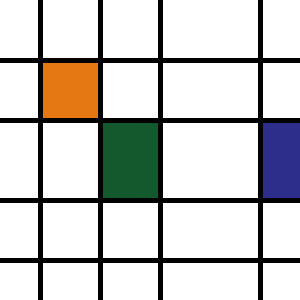
Frame 1 (no input)
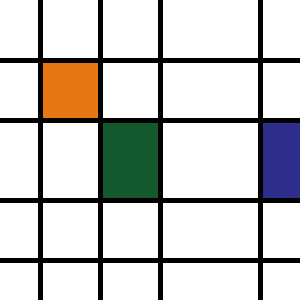
Frame 60 (the mouse pressed at the canvas centre just before this capture)
Frame 120 (the mouse held since frame 60 and released just before this capture): identical to frame 60, image omitted

The Processing sketch that drew these frames (run headless with seeded random() and noise(); from frame 60 on, the mouse is pressed at the canvas centre):

// Processing sketch: processing_113862
// ── processing_113862.pde

void setup(){
    size(300,300);
    background(255);
    smooth();
}

void draw(){
    stroke(0,0,0);
    strokeWeight(5);
// Lineas Horizontales
    line(0,60,300,60)   ;
    line(0,120,300,120);
    line(0,200,300,200);
    line(0,260,300,260);

//Lineas verticales
    line(40,0,40,300);
    line(100,0,100,300);
    line(160,0,160,300);
    line(260,0,260,300);

//Rellenos
    fill(230,120,20);
    rect(40,60,60,60);
    fill(20,89,45);
    rect(100,120,60,80);
    fill(45,45,140);
    rect(260,120,100,80);

}
